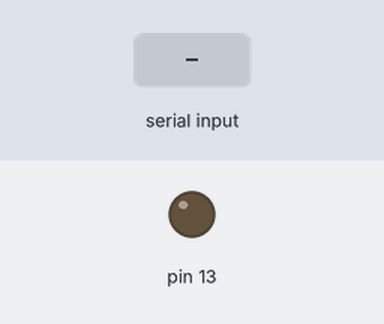
The sketch below on a simulated Arduino Uno, built with avr-gcc and run on an emulated ATmega328P. On the bench: output pins drawn as LEDs (lit = HIGH). The test bench sets the inputs (shaded band).

Above: at 1.2 s.
1.3 s: "1\n" received over the second serial link
At 2.3 s:
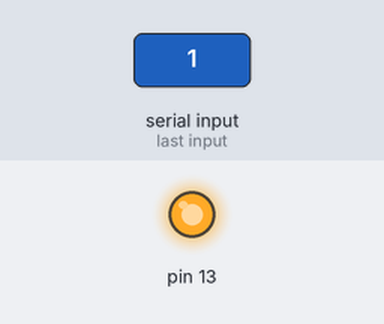
2.8 s: "0\n" received over the second serial link
At 3.5 s:
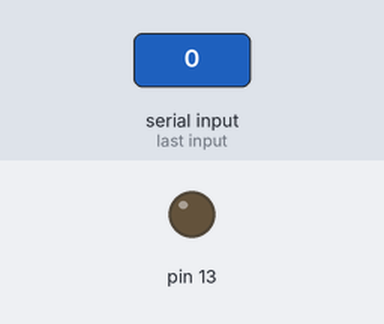
Timing chart, 0 to 5.8 s (numbered marks = the images above; inputs shaded):
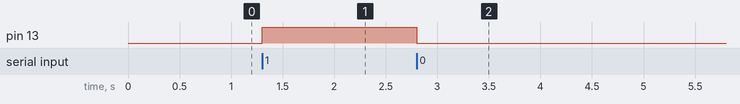

The sketch:

ReceiveHC06Messages.ino
```cpp
#include <SoftwareSerial.h>

char Incoming_value = 0;

const byte rxPin = 2;
const byte txPin = 3;

// Set up a new SoftwareSerial object
SoftwareSerial mySerial (rxPin, txPin);

void setup()
{
  mySerial.begin(9600);
  mySerial.println("Los geht's");
  pinMode(13, OUTPUT);
}

void loop()
{
  if(mySerial.available() > 0)
  {
    Incoming_value = mySerial.read();
    mySerial.print(Incoming_value);
    mySerial.print("\n");
    if(Incoming_value == '1')
      digitalWrite(13, HIGH);
    else if(Incoming_value == '0')
      digitalWrite(13, LOW);
  }
}
```

Measured:
- after the input at 1.3 s, pin 13: LOW → HIGH at once
- after the input at 2.8 s, pin 13: HIGH → LOW at once
